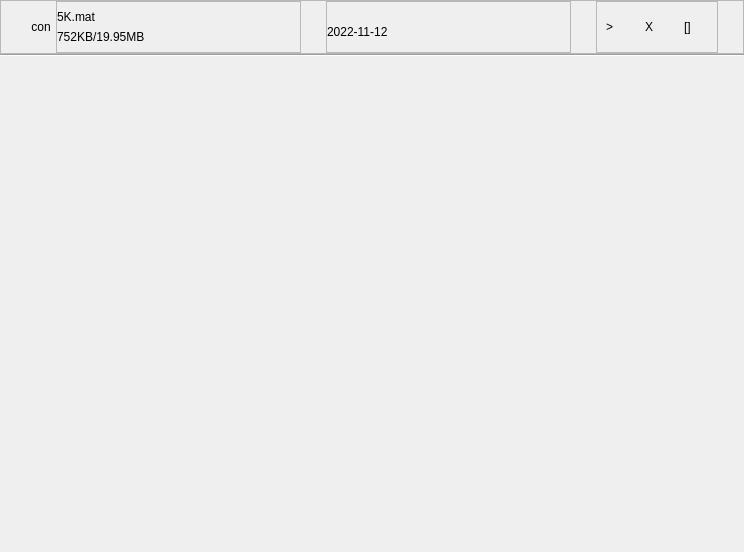
           <widget class="QWidget" name="scrollAreaWidgetContents_6">
            <property name="geometry">
             <rect>
              <x>0</x>
              <y>0</y>
              <width>744</width>
              <height>552</height>
             </rect>
            </property>
            <layout class="QFormLayout" name="formLayout_2">
             <property name="horizontalSpacing">
              <number>0</number>
             </property>
             <property name="verticalSpacing">
              <number>0</number>
             </property>
             <property name="leftMargin">
              <number>0</number>
             </property>
             <property name="topMargin">
              <number>0</number>
             </property>
             <property name="rightMargin">
              <number>0</number>
             </property>
             <property name="bottomMargin">
              <number>0</number>
             </property>
             <item row="0" column="0" colspan="2">
              <layout class="QVBoxLayout" name="verticalLayout_4">
               <property name="spacing">
                <number>0</number>
               </property>
               <item>
                <widget class="QFrame" name="frame_10">
                 <property name="styleSheet">
                  <string notr="true"/>
                 </property>
                 <property name="frameShape">
                  <enum>QFrame::StyledPanel</enum>
                 </property>
                 <property name="frameShadow">
                  <enum>QFrame::Raised</enum>
                 </property>
                 <layout class="QHBoxLayout" name="horizontalLayout_7" stretch="1,6,10,1,10,1,5,1">
                  <property name="spacing">
                   <number>0</number>
                  </property>
                  <property name="leftMargin">
                   <number>0</number>
                  </property>
                  <property name="topMargin">
                   <number>0</number>
                  </property>
                  <property name="rightMargin">
                   <number>0</number>
                  </property>
                  <property name="bottomMargin">
                   <number>0</number>
                  </property>
                  <item>
                   <spacer name="horizontalSpacer_7">
                    <property name="orientation">
                     <enum>Qt::Horizontal</enum>
                    </property>
                    <property name="sizeHint" stdset="0">
                     <size>
                      <width>18</width>
                      <height>20</height>
                     </size>
                    </property>
                   </spacer>
                  </item>
                  <item>
                   <widget class="QLabel" name="label_32">
                    <property name="sizePolicy">
                     <sizepolicy hsizetype="Fixed" vsizetype="Fixed">
                      <horstretch>0</horstretch>
                      <verstretch>0</verstretch>
                     </sizepolicy>
                    </property>
                    <property name="minimumSize">
                     <size>
                      <width>30</width>
                      <height>30</height>
                     </size>
                    </property>
                    <property name="text">
                     <string>con</string>
                    </property>
                    <property name="alignment">
                     <set>Qt::AlignCenter</set>
                    </property>
                    <property name="margin">
                     <number>0</number>
                    </property>
                   </widget>
                  </item>
                  <item>
                   <widget class="QFrame" name="frame_11">
                    <property name="frameShape">
                     <enum>QFrame::StyledPanel</enum>
                    </property>
                    <property name="frameShadow">
                     <enum>QFrame::Raised</enum>
                    </property>
                    <layout class="QVBoxLayout" name="verticalLayout_5">
                     <property name="spacing">
                      <number>6</number>
                     </property>
                     <property name="leftMargin">
                      <number>0</number>
                     </property>
                     <property name="topMargin">
                      <number>8</number>
                     </property>
                     <property name="rightMargin">
                      <number>0</number>
                     </property>
                     <property name="bottomMargin">
                      <number>8</number>
                     </property>
                     <item>
                      <widget class="QLabel" name="label_11">
                       <property name="text">
                        <string>5K.mat</string>
                       </property>
                      </widget>
                     </item>
                     <item>
                      <widget class="QLabel" name="label_12">
                       <property name="text">
                        <string>752KB/19.95MB</string>
                       </property>
                      </widget>
                     </item>
                    </layout>
                   </widget>
                  </item>
                  <item>
                   <spacer name="horizontalSpacer_8">
                    <property name="orientation">
                     <enum>Qt::Horizontal</enum>
                    </property>
                    <property name="sizeHint" stdset="0">
                     <size>
                      <width>18</width>
                      <height>20</height>
                     </size>
                    </property>
                   </spacer>
                  </item>
                  <item>
                   <widget class="QFrame" name="frame_12">
                    <property name="frameShape">
                     <enum>QFrame::StyledPanel</enum>
                    </property>
                    <property name="frameShadow">
                     <enum>QFrame::Raised</enum>
                    </property>
                    <layout class="QVBoxLayout" name="verticalLayout_6">
                     <property name="spacing">
                      <number>0</number>
                     </property>
                     <property name="leftMargin">
                      <number>0</number>
                     </property>
                     <property name="topMargin">
                      <number>10</number>
                     </property>
                     <property name="rightMargin">
                      <number>0</number>
                     </property>
                     <property name="bottomMargin">
                      <number>0</number>
                     </property>
                     <item>
                      <widget class="QLabel" name="label_13">
                       <property name="text">
                        <string>2022-11-12</string>
                       </property>
                      </widget>
                     </item>
                    </layout>
                   </widget>
                  </item>
                  <item>
                   <spacer name="horizontalSpacer_9">
                    <property name="orientation">
                     <enum>Qt::Horizontal</enum>
                    </property>
                    <property name="sizeHint" stdset="0">
                     <size>
                      <width>40</width>
                      <height>20</height>
                     </size>
                    </property>
                   </spacer>
                  </item>
                  <item>
                   <widget class="QFrame" name="frame_13">
                    <property name="frameShape">
                     <enum>QFrame::StyledPanel</enum>
                    </property>
                    <property name="frameShadow">
                     <enum>QFrame::Raised</enum>
                    </property>
                    <layout class="QHBoxLayout" name="horizontalLayout_8">
                     <property name="rightMargin">
                      <number>0</number>
                     </property>
                     <item>
                      <widget class="QLabel" name="label_14">
                       <property name="text">
                        <string>&gt;</string>
                       </property>
                      </widget>
                     </item>
                     <item>
                      <widget class="QLabel" name="label_15">
                       <property name="text">
                        <string>X</string>
                       </property>
                      </widget>
                     </item>
                     <item>
                      <widget class="QLabel" name="label_16">
                       <property name="text">
                        <string>[]</string>
                       </property>
                      </widget>
                     </item>
                    </layout>
                   </widget>
                  </item>
                  <item>
                   <spacer name="horizontalSpacer_10">
                    <property name="orientation">
                     <enum>Qt::Horizontal</enum>
                    </property>
                    <property name="sizeHint" stdset="0">
                     <size>
                      <width>18</width>
                      <height>20</height>
                     </size>
                    </property>
                   </spacer>
                  </item>
                 </layout>
                </widget>
               </item>
               <item>
                <widget class="Line" name="line_2">
                 <property name="minimumSize">
                  <size>
                   <width>649</width>
                   <height>0</height>
                  </size>
                 </property>
                 <property name="orientation">
                  <enum>Qt::Horizontal</enum>
                 </property>
                </widget>
               </item>
              </layout>
             </item>
            </layout>
           </widget>
